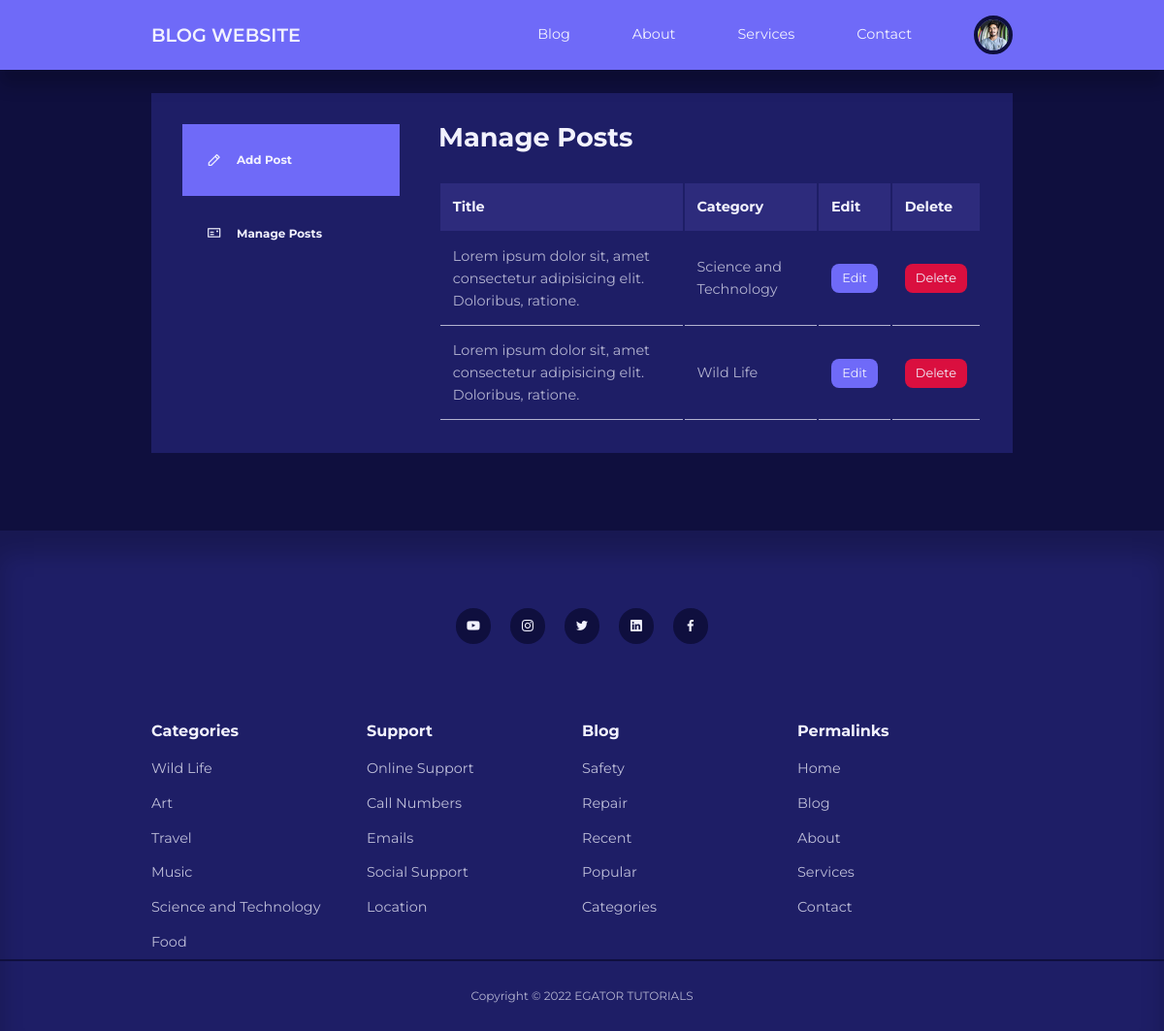
Page /admin/index.php (signed in) on the committed database.
### tables this page shows
CREATE TABLE `users` (
  `id` int(11) UNSIGNED NOT NULL,
  `firstname` varchar(50) NOT NULL,
  `lastname` varchar(50) NOT NULL,
  `username` varchar(50) NOT NULL,
  `email` varchar(100) NOT NULL,
  `password` varchar(255) NOT NULL,
  `avatar` varchar(255) NOT NULL,
  `is_admin` tinyint(1) NOT NULL
);

CREATE TABLE `posts` (
  `id` int(11) UNSIGNED NOT NULL,
  `title` varchar(255) NOT NULL,
  `body` text NOT NULL,
  `thumbnail` varchar(255) NOT NULL,
  `date_time` timestamp NOT NULL DEFAULT current_timestamp(),
  `category_id` int(11) UNSIGNED DEFAULT NULL,
  `author_id` int(11) UNSIGNED NOT NULL,
  `is_featured` tinyint(1) NOT NULL
);

CREATE TABLE `categories` (
  `id` int(11) UNSIGNED NOT NULL,
  `title` varchar(50) NOT NULL,
  `description` text NOT NULL
);

### admin/partials/header.php (called while the page is built, shortened)
<?php
require $_SERVER['DOCUMENT_ROOT'] . '/Blog/partials/header.php';
?>

### admin/index.php (the view, shortened to what this page needs)
<?php
  include $_SERVER['DOCUMENT_ROOT'] . '/Blog/admin/partials/header.php';
  $currentUserId = $_SESSION["user-id"];
  $query = "SELECT id, title, category_id FROM posts WHERE author_id = $currentUserId ORDER BY id DESC";
  $posts = mysqli_query($connection, $query);
  ?>
<section class="dashboard">
    <div class="container dashboard-container">
        <aside>
            <ul>
                <li>
                    <a href="./add-post.php">
                        <i class="uil uil-pen"></i>
                        <h5>Add Post</h5>
                    </a>
                </li>
                <li>
                    <a href="./index.php" class="active">
                        <i class="uil uil-postcard"></i>
                        <h5>Manage Posts</h5>
                    </a>
                </li>
            </ul>
        </aside>
        <main>
            <h2>Manage Posts</h2>
            <?php if (mysqli_num_rows($posts) > 0) : ?>
                <table>
                    <thead>
                        <tr>
                            <th>Title</th>
                            <th>Category</th>
                            <th>Edit</th>
                            <th>Delete</th>
                        </tr>
                    </thead>
                    <tbody>
                        <?php while ($post = mysqli_fetch_assoc($posts)) : ?>
                            <?php
                              $categoryId = $post["category_id"];
                              $categoryQuery = "SELECT title FROM categories where id=$categoryId";
                              $categoryResult = mysqli_query($connection, $categoryQuery);
                              $category = mysqli_fetch_assoc($categoryResult);
                              ?>
                            <tr>
                                <td><?= $post["title"] ?></td>
                                <td><?= $category["title"] ?></td>
                                <td><a href="<?= ROOT_URL ?>admin/edit-post.php?id=<?= $post['id'] ?>" class="btn sm">Edit</a></td>
                                <td><a href="<?= ROOT_URL ?>admin/delete-post.php?id=<?= $post['id'] ?>" class="btn sm danger">Delete</a></td>
                            </tr>
                        <?php endwhile ?>
                    </tbody>
                </table>
            <?php else : ?>
                <div class="alert-message error"><?= "No Posts Found" ?></div>
            <?php endif ?>
        </main>
    </div>
</section>
<?php
  include $_SERVER['DOCUMENT_ROOT'] . '/Blog/partials/footer.php';
  ?>

### partials/header.php (shortened to what this page needs)
<?php
require $_SERVER['DOCUMENT_ROOT'] . '/Blog/config/database.php';
if(isset($_SESSION['user-id'])) {
    $id = filter_var($_SESSION['user-id'], FILTER_SANITIZE_FULL_SPECIAL_CHARS);
    $query = "SELECT avatar from users WHERE id = '$id'";
    $result = mysqli_query($connection, $query);
    $avatar = mysqli_fetch_assoc($result);
}
?>
<!DOCTYPE html>
<html lang="en">
<head>
    <link rel="stylesheet" href="<?php echo ROOT_URL ?>css/style.css">
    <link rel="stylesheet" href="https://unicons.iconscout.com/release/v4.0.0/css/line.css">
</head>
<body>
    <nav>
        <div class="container nav-container">
            <a href="<?php echo ROOT_URL ?>index.php" class="nav-logo">BLOG WEBSITE</a>
            <ul class="nav-items">
                <li><a href="<?php echo ROOT_URL ?>pages/blog.php">Blog</a></li>
                <li><a href="<?php echo ROOT_URL ?>pages/about.php">About</a></li>
                <li><a href="<?php echo ROOT_URL ?>pages/services.php">Services</a></li>
                <li><a href="<?php echo ROOT_URL ?>pages/contact.php">Contact</a></li>
               <?php if (isset($_SESSION['user-id'])) : ?>
                <li class="nav-profile">
                    <div class="avatar">
                        <img src="<?php echo ROOT_URL . "img/" . $avatar['avatar'] ?>">
                    </div>
                </li>
                <?php else : ?>
                <li><a href="pages/signin.php">Sign In</a></li>
                <?php endif ?>
            </ul>
        </div>
    </nav>

### css/style.css (style rules this page uses)
:root { --color-primary: #6f6af8; --color-primary-light: hsl(242, 91%, 69%, 18%); --color-primary-variant: #5854c7; --color-red: #da0f3f; --color-red-light: hsl(346, 87%, 46%, 15%); --color-green: #00c476; --color-green-light: hsl(156, 100%, 38%, 15%); --color-gray-900: #1e1e66; --color-gray-700: #2d2b7c; --color-gray-300: rgba(242, 242, 254, 0.3); --color-gray-200: rgba(242, 242, 254, 0.7); --color-white: #f2f2fe; --color-bg: #0f0f3e; --transition: all 300ms ease; --container-width-lg: 74%; --container-width-md: 88%; --form-width: 40%; --card-border-radius-1: 0.3rem; --card-border-radius-2: 0.5rem; --card-border-radius-3: 0.8rem; --card-border-radius-4: 2rem; --card-border-radius-5: 5rem; }
* { margin: 0; padding: 0; outline: 0; border: 0; appearance: 0; list-style: none; text-decoration: none; box-sizing: border-box; }
body { font-family: 'Montserrat', sans-serif; line-height: 1.6; color: var(--color-gray-200); overflow-x: hidden; background: var(--color-bg); font-size: 0.9rem; }
.container { width: var(--container-width-lg); max-width: 1800px; margin-inline: auto; }
section { margin-top: 3rem; width: 100vw; }
h1, h2, h3, h4, h5, h6 { color: var(--color-white); line-height: 1.3; }
h2 { font-size: 1.7rem; margin: 1rem 0; }
a { color: var(--color-white); transition: var(--transition); }
img { display: block; width: 100%; object-fit: cover; }
nav { background: var(--color-primary); width: 100vw; height: 4.5rem; position: fixed; top: 0; z-index: 10; box-shadow: 0 1rem 1rem rgba(0, 0, 0, 0.2); }
.nav-container { height: 100%; display: flex; align-items: center; justify-content: space-between; }
.avatar { width: 2.5rem; height: 2.5rem; border-radius: 50%; overflow: hidden; border: 0.3rem solid var(--color-bg); }
.nav-logo { font-weight: 600; font-size: 1.2rem; }
.nav-items { display: flex; align-items: center; gap: 4rem; }
.nav-profile { position: relative; cursor: pointer; }
.btn { display: inline-block; width: fit-content; padding: 0.6rem 1.2rem; background-color: var(--color-primary); border-radius: var(--card-border-radius-2); cursor: pointer; transition: var(--transition); color: var(--color-white); }
.btn.sm { padding: 0.3rem 0.7rem; font-size: 0.8rem; }
.btn.danger { background: var(--color-red); }
.dashboard { margin-top: 6rem; }
.dashboard-container { display: grid; grid-template-columns: 14rem auto; gap: 1rem; background: var(--color-gray-900); padding: 2rem; margin-bottom: 5rem; }
.dashboard aside a { background: var(--color-primary); display: flex; gap: 1rem; align-items: center; padding: 1.6rem; }
.dashboard aside a.active { background: var(--color-gray-900); }
.dashboard aside ul li:not(:last-child) a { border-bottom: 1px solid var(--color-gray-900); }
.dashboard main { margin-left: 1.5rem; }
.dashboard main h2 { margin: 0 0 2rem 0; line-height: 1; }
.dashboard main table { width: 100%; text-align: left; }
.dashboard main table th { background: var(--color-gray-700); padding: 0.8rem; color: var(--color-white); }
.dashboard main table td { padding: 0.8rem; border-bottom: 1px solid var(--color-gray-200); }

### rows in the picture
users: avatar (picture)
posts: title "Lorem ipsum dolor sit, amet consectetur adipisicing elit. Doloribus, ratione.", category.title "Science and Technology"
posts: title "Lorem ipsum dolor sit, amet consectetur adipisicing elit. Doloribus, ratione.", category.title "Wild Life"
